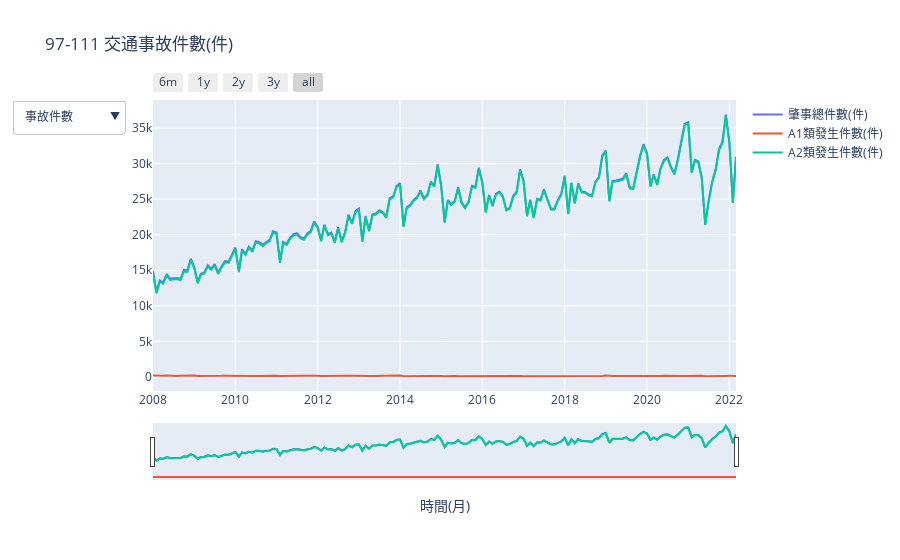

Source (notebook cell):
### Markdown cell above
## 數據&特徵 可視化

### Code cell
accident_num = ['肇事總件數(件)','A1類發生件數(件)','A2類發生件數(件)']
accident_people = ['A1類死亡人數(人)','A1類受傷人數(人)','A2類受傷人數(人)']
car_num = ['總計車輛數', '大客車', '大貨車', '小客車', '小貨車', '特種車', '機車-重型', '機車-輕型']
a1_index = ['A1類發生件數(件)','A1類死亡人數(人)','A1類受傷人數(人)']

# 創建圖
fig = go.Figure()

# 添加肇事事件數的數據
for column in accident_num:
    fig.add_trace(
        go.Scatter(x=df.index, y=df[column], mode='lines', name=column, visible=True)) #初始可見

# 添加傷亡人數的數據
for column in accident_people:
    fig.add_trace(
        go.Scatter(x=df.index, y=df[column], mode='lines', name=column, visible=False))
    
# 添加車輛數的數據
for column in car_num:
    fig.add_trace(
        go.Scatter(x=df.index, y=df[column], mode='lines', name=column, visible=False))

#添加A1指標的數據
for column in a1_index:
    fig.add_trace(
        go.Scatter(x=df.index, y=df[column], mode='lines', name=column, visible=False))

# 建立按钮列表
buttons = [
    dict(
        label="事故件數",
        method="update",
        args=[{"visible": [True] * len(accident_num) + [False] * len(accident_people) + [False] * len(car_num) + [False] * len(a1_index)}, 
              {"title": "97-111 交通事故件數(件)", "annotations": []}]
    ),
    dict(
        label="事故傷亡人數",
        method="update",
        args=[{"visible": [False] * len(accident_num) + [True] * len(accident_people) + [False] * len(car_num) + [False] * len(a1_index)}, 
              {"title": "97-111 交通事故傷亡人數(人)", "annotations": []}]
    ),
    dict(
        label="機動車輛數",
        method="update",
        args=[{"visible": [False] * len(accident_num) + [False] * len(accident_people) + [True] * len(car_num) + [False] * len(a1_index)}, 
              {"title": "97-111 機動車輛數(輛)", "annotations": []}]
    ),
    dict(
        label="事故件數",
        method="update",
        args=[{"visible": [False] * len(accident_num) + [False] * len(accident_people) + [False] * len(car_num) + [True] * len(a1_index)}, 
              {"title": "97-111 A1類交通事故指數(件or人)", "annotations": []}]
    ),
]

# 更新布局
fig.update_layout(
    title='97-111 交通事故件數(件)', #初始圖的標題
    xaxis=dict(title="時間(月)", rangeslider_visible=True, rangeselector=dict(
        buttons=list([
            dict(count=6, label="6m", step="month", stepmode="backward"),
            dict(count=1, label="1y", step="year", stepmode="backward"),
            dict(count=2, label="2y", step="year", stepmode="backward"),
            dict(count=3, label="3y", step="year", stepmode="backward"),
            dict(step="all")
        ])
    )),
    updatemenus=[
        dict(buttons=buttons)
    ]
)

# 显示图表
fig.show()

# # 保存为 HTML 文件
fig.write_html("./dataset/graph/97-111.3 交通事故各指標視覺圖.html")

### Figure 1 — Plotly figure (JSON) as saved in the notebook; plotly's stock layout.template omitted (floating-point values rounded to 4 significant figures; data arrays with more than 128 entries replaced by an {"elided": "..."} marker saying what was removed)
{"data": [{"mode": "lines", "name": "肇事總件數(件)", "type": "scatter", "visible": true, "x": {"elided": "171 str values"}, "y": {"elided": "171 int values"}}, {"mode": "lines", "name": "A1類發生件數(件)", "type": "scatter", "visible": true, "x": {"elided": "171 str values"}, "y": {"elided": "171 int values"}}, {"mode": "lines", "name": "A2類發生件數(件)", "type": "scatter", "visible": true, "x": {"elided": "171 str values"}, "y": {"elided": "171 int values"}}, {"mode": "lines", "name": "A1類死亡人數(人)", "type": "scatter", "visible": false, "x": {"elided": "171 str values"}, "y": {"elided": "171 int values"}}, {"mode": "lines", "name": "A1類受傷人數(人)", "type": "scatter", "visible": false, "x": {"elided": "171 str values"}, "y": {"elided": "171 int values"}}, {"mode": "lines", "name": "A2類受傷人數(人)", "type": "scatter", "visible": false, "x": {"elided": "171 str values"}, "y": {"elided": "171 int values"}}, {"mode": "lines", "name": "總計車輛數", "type": "scatter", "visible": false, "x": {"elided": "171 str values"}, "y": {"elided": "171 int values"}}, {"mode": "lines", "name": "大客車", "type": "scatter", "visible": false, "x": {"elided": "171 str values"}, "y": {"elided": "171 int values"}}, {"mode": "lines", "name": "大貨車", "type": "scatter", "visible": false, "x": {"elided": "171 str values"}, "y": {"elided": "171 int values"}}, {"mode": "lines", "name": "小客車", "type": "scatter", "visible": false, "x": {"elided": "171 str values"}, "y": {"elided": "171 int values"}}, {"mode": "lines", "name": "小貨車", "type": "scatter", "visible": false, "x": {"elided": "171 str values"}, "y": {"elided": "171 int values"}}, {"mode": "lines", "name": "特種車", "type": "scatter", "visible": false, "x": {"elided": "171 str values"}, "y": {"elided": "171 int values"}}, {"mode": "lines", "name": "機車-重型", "type": "scatter", "visible": false, "x": {"elided": "171 str values"}, "y": {"elided": "171 int values"}}, {"mode": "lines", "name": "機車-輕型", "type": "scatter", "visible": false, "x": {"elided": "171 str values"}, "y": {"elided": "171 int values"}}, {"mode": "lines", "name": "A1類發生件數(件)", "type": "scatter", "visible": false, "x": {"elided": "171 str values"}, "y": {"elided": "171 int values"}}, {"mode": "lines", "name": "A1類死亡人數(人)", "type": "scatter", "visible": false, "x": {"elided": "171 str values"}, "y": {"elided": "171 int values"}}, {"mode": "lines", "name": "A1類受傷人數(人)", "type": "scatter", "visible": false, "x": {"elided": "171 str values"}, "y": {"elided": "171 int values"}}], "layout": {"title": {"text": "97-111 交通事故件數(件)"}, "updatemenus": [{"buttons": [{"args": [{"visible": [true, true, true, false, false, false, false, false, false, false, false, false, false, false, false, false, false]}, {"annotations": [], "title": "97-111 交通事故件數(件)"}], "label": "事故件數", "method": "update"}, {"args": [{"visible": [false, false, false, true, true, true, false, false, false, false, false, false, false, false, false, false, false]}, {"annotations": [], "title": "97-111 交通事故傷亡人數(人)"}], "label": "事故傷亡人數", "method": "update"}, {"args": [{"visible": [false, false, false, false, false, false, true, true, true, true, true, true, true, true, false, false, false]}, {"annotations": [], "title": "97-111 機動車輛數(輛)"}], "label": "機動車輛數", "method": "update"}, {"args": [{"visible": [false, false, false, false, false, false, false, false, false, false, false, false, false, false, true, true, true]}, {"annotations": [], "title": "97-111 A1類交通事故指數(件or人)"}], "label": "事故件數", "method": "update"}]}], "xaxis": {"rangeselector": {"buttons": [{"count": 6, "label": "6m", "step": "month", "stepmode": "backward"}, {"count": 1, "label": "1y", "step": "year", "stepmode": "backward"}, {"count": 2, "label": "2y", "step": "year", "stepmode": "backward"}, {"count": 3, "label": "3y", "step": "year", "stepmode": "backward"}, {"step": "all"}]}, "rangeslider": {"visible": true}, "title": {"text": "時間(月)"}}}}
